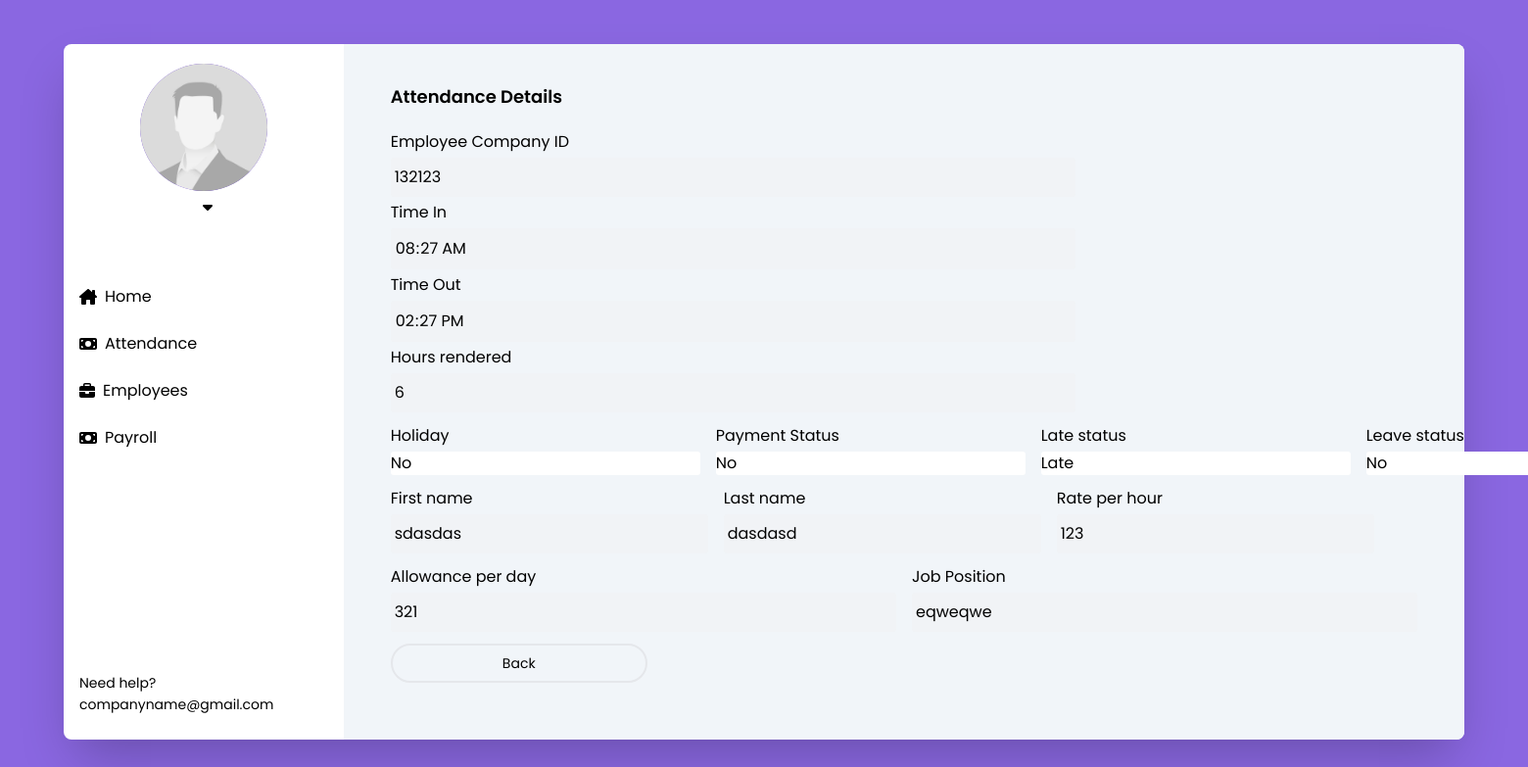
/view_attendance.php?id=64, run on the app's committed database.
### tables this page shows
CREATE TABLE `attendance` (
  `id` int(11) NOT NULL,
  `curr_date` date NOT NULL DEFAULT current_timestamp(),
  `overtime` int(11) DEFAULT 0,
  `c_id` int(11) NOT NULL,
  `time_in` time NOT NULL DEFAULT current_timestamp(),
  `time_out` time DEFAULT current_timestamp(),
  `hours` int(11) DEFAULT NULL,
  `is_holiday` tinyint(1) NOT NULL DEFAULT 0,
  `is_paid` tinyint(1) NOT NULL DEFAULT 0,
  `is_late` tinyint(1) NOT NULL DEFAULT 0,
  `is_leave` int(11) NOT NULL DEFAULT 0
);

CREATE TABLE `employees` (
  `company_id` varchar(100) NOT NULL,
  `id` int(255) NOT NULL,
  `first_name` varchar(255) NOT NULL,
  `last_name` varchar(255) NOT NULL,
  `email` varchar(255) NOT NULL,
  `position` varchar(255) NOT NULL,
  `number` varchar(255) NOT NULL,
  `department` varchar(255) NOT NULL,
  `sss` varchar(100) NOT NULL,
  `pagibig` varchar(100) NOT NULL,
  `philhealth` varchar(100) NOT NULL,
  `age` varchar(20) NOT NULL,
  `sex` varchar(10) NOT NULL,
  `address` varchar(255) NOT NULL,
  `rate_hour` int(11) DEFAULT NULL,
  `allowance` int(11) NOT NULL
);

### public/functions.php (called while the page is built, shortened)
<?php
function isUserAdmin($con, $email){
    $lookUp = "SELECT * FROM users WHERE email = ?";
    $stmt = mysqli_prepare($con, $lookUp);
    mysqli_stmt_bind_param($stmt, "s", $email);
    mysqli_stmt_execute($stmt);
    $result = mysqli_stmt_get_result($stmt);
    $row = mysqli_fetch_assoc($result);
    return false;
}
?>

### public/view_attendance.php (the view, shortened to what this page needs)
<?php
    include 'database/db.php';
    include 'functions.php';
    $id = isset($_GET['id']) ? intval($_GET['id']) : 0;
    $lookUp = "SELECT * FROM attendance WHERE id = ?";
    $stmt = mysqli_prepare($con, $lookUp);
    mysqli_stmt_bind_param($stmt, "i", $id);
    mysqli_stmt_execute($stmt);
    $result = mysqli_stmt_get_result($stmt);
    $row = mysqli_fetch_assoc($result);
    $lookUp2 = "SELECT * FROM employees WHERE company_id = ?";
    $stmt2 = mysqli_prepare($con, $lookUp2);
    mysqli_stmt_bind_param($stmt2, "i", $row["c_id"]);
    mysqli_stmt_execute($stmt2);
    $result2 = mysqli_stmt_get_result($stmt2);
    $row2 = mysqli_fetch_assoc($result2);
?>
<!DOCTYPE html>
<html lang="en">
<head>
    <link rel="stylesheet" href="style.css">
    <link rel="stylesheet" href="style.css">
</head>
<body class="grid place-items-center min-h-screen bg-main-2">
    <div class="w-11/12 flex bg-white shadow-2xl rounded-lg">
        <div class=" w-[20%]">
            <div class="flex flex-col items-center py-5 mb-10">
                <img src="../src/img/dp.jpg" alt="" width="130" height="130" class="rounded-[50%] mb-2 bg-main">
                <div class="flex items-center gap-2">
                    <button id="toggle" onclick="toggleLogout()">
                    </button>
                </div>
            </div>
            <div class="flex flex-col mb-48">
                <button onclick="window.location.href='dashboard.php'" class="w-full text-left flex items-center gap-2 hover:bg-main-2 hover:text-white px-4 py-3 transition-all"><p>Home</p></button>
                <button onclick="window.location.href='attendance.php'" class="w-full text-left flex items-center gap-2 hover:bg-main-2 hover:text-white px-4 py-3 transition-all"><p>Attendance</p></button>
                <button class="w-full text-left flex items-center gap-2 hover:bg-main-2 hover:text-white px-4 py-3 transition-all"><p>Employees</p></button>
                <button onclick="window.location.href='payroll.php'" class="w-full text-left flex items-center gap-2 hover:bg-main-2 hover:text-white px-4 py-3 transition-all"><p>Payroll</p></button>
                <?php if (isUserAdmin($con, $user_email)==1) { ?>
                <button onclick="window.location.href='users.php'" class="w-full text-left flex items-center gap-2 hover:bg-main-2 hover:text-white px-4 py-3 transition-all"><svg xmlns="http://www.w3.org/2000/svg" width="16" height="16" fill="currentColor" class="bi bi-people" viewBox="0 0 16 16"><path d="M15 14s1 0 1-1-1-4-5-4-5 3-5 4 1 1 1 1zm-7.978-1L7 12.996c.001-.264.167-1.03.76-1.72C8.312 10.629 9.282 10 11 10c1.717 0 2.687.63 3.24 1.276.593.69.758 1.457.76 1.72l-.008.002-.014.002zM11 7a2 2 0 1 0 0-4 2 2 0 0 0 0 4m3-2a3 3 0 1 1-6 0 3 3 0 0 1 6 0M6.936 9.28a6 6 0 0 0-1.23-.247A7 7 0 0 0 5 9c-4 0-5 3-5 4q0 1 1 1h4.216A2.24 2.24 0 0 1 5 13c0-1.01.377-2.042 1.09-2.904.243-.294.526-.569.846-.816M4.92 10A5.5 5.5 0 0 0 4 13H1c0-.26.164-1.03.76-1.724.545-.636 1.492-1.256 3.16-1.275ZM1.5 5.5a3 3 0 1 1 6 0 3 3 0 0 1-6 0m3-2a2 2 0 1 0 0 4 2 2 0 0 0 0-4"/></svg><p>Users</p></button>
                <?php } ?>
            </div>
            <div class="px-4 py-6">
                <p class=" text-sm">Need help?</p>
                <a href="#" class="text-sm">companyname@gmail.com</a>
            </div>
        </div>
        <div class="bg-slate-100 rounded-tr-lg rounded-br-lg w-[80%]">
            <div class="w-11/12 mx-auto mt-10">
                <h1 class="text-lg font-semibold mb-5">Attendance Details</h1>
                <div class="w-full">
                            <div class="w-2/3">
                                <div class="flex gap-4 mb-3">
                                    <div class="w-full flex flex-col gap-1">
                                        <label for="">Employee Company ID</label>
                                        <input type="text" disabled class="px-1 py-2" value="<?php echo $row['c_id']; ?>">
                                        <label for="">Time In</label>
                                        <input type="time" disabled class="px-1 py-2" value="<?php echo $row['time_in']; ?>">
                                        <label for="">Time Out</label>
                                        <input type="time" disabled class="px-1 py-2" value="<?php echo $row['time_out']; ?>">
                                        <label for="">Hours rendered</label>
                                        <input type="number" disabled class="px-1 py-2" value="<?php echo $row['hours']; ?>">
                                    </div>
                                </div>
                                <div class="flex gap-4 mb-3">
                                    <div class="w-2/4 flex flex-col gap-1">
                                        <label for="">Holiday</label>
                                        <input value="<?php echo ($row['is_holiday'] == 1) ? 'Yes' : 'No'; ?>" />
                                    </div>
                                    <div class="w-2/4 flex flex-col gap-1">
                                        <label for="">Payment Status</label>
                                        <input value="<?php echo ($row['is_paid'] == 1) ? 'Paid' : 'No'; ?>" />
                                    </div>
                                    <div class="w-2/4 flex flex-col gap-1">
                                        <label for="">Late status</label>
                                        <input value="<?php echo ($row['is_late'] == 1) ? 'Late' : 'No'; ?>" />
                                    </div>
                                    <div class="w-2/4 flex flex-col gap-1">
                                        <label for="">Leave status</label>
                                        <input value="<?php echo ($row['is_leave'] == 1) ? 'Leave' : 'No'; ?>" />
                                    </div>
                                </div>
                                <div class="flex gap-4 mb-3">
                                    <div class="w-2/4 flex flex-col gap-1">
                                        <label for="">First name</label>
                                        <input type="text" disabled class="px-1 py-2" value="<?php echo $row2['first_name']; ?>">
                                    </div>
                                    <div class="w-2/4 flex flex-col gap-1">
                                        <label for="">Last name</label>
                                        <input type="text" disabled class="px-1 py-2" value="<?php echo $row2['last_name']; ?>">
                                    </div>
                                    <div class="w-2/4 flex flex-col gap-1">
                                        <label for="">Rate per hour</label>
                                        <input type="text" disabled class="px-1 py-2" value="<?php echo $row2['rate_hour']; ?>">
                                    </div>
                                    </div>
                            </div>
                            <div class="flex gap-4 mb-3">
                            <div class="w-2/4 flex flex-col gap-1">
                                        <label for="">Allowance per day</label>
                                        <input type="text" disabled class="px-1 py-2" value="<?php echo $row2['allowance']; ?>">
                                    </div>
                                    <div class="w-2/4 flex flex-col gap-1">
                                        <label for="">Job Position</label>
                                        <input type="text" disabled class="px-1 py-2" value="<?php echo $row2['position']; ?>">
                            </div>
                        </div>
                    </div>
                    <form action="" method="post">
                        <button class="w-1/4 py-2 rounded-3xl border-2 text-sm" name="cancel">Back</button>
                    </form>
            </div>
        </div>
    </div>
</body>
</html>

### public/style.css (style rules this page uses)
html { line-height: 1.5; -webkit-text-size-adjust: 100%; -moz-tab-size: 4; -o-tab-size: 4; tab-size: 4; font-family: ui-sans-serif, system-ui, -apple-system, BlinkMacSystemFont, "Segoe UI", Roboto, "Helvetica Neue", Arial, "Noto Sans", sans-serif, "Apple Color Emoji", "Segoe UI Emoji", "Segoe UI Symbol", "Noto Color Emoji"; font-feature-settings: normal; font-variation-settings: normal; }
body { margin: 0; line-height: inherit; }
h1, h2, h3, h4, h5, h6 { font-size: inherit; font-weight: inherit; }
a { color: inherit; text-decoration: inherit; }
button, input, optgroup, select, textarea { font-family: inherit; font-feature-settings: inherit; font-variation-settings: inherit; font-size: 100%; font-weight: inherit; line-height: inherit; color: inherit; margin: 0; padding: 0; }
button, select { text-transform: none; }
button, [type='button'], [type='reset'], [type='submit'] { -webkit-appearance: button; background-color: transparent; background-image: none; }
blockquote, dl, dd, h1, h2, h3, h4, h5, h6, hr, figure, p, pre { margin: 0; }
input::placeholder, textarea::placeholder { opacity: 1; color: #9ca3af; }
button, [role="button"] { cursor: pointer; }
:disabled { cursor: default; }
img, svg, video, canvas, audio, iframe, embed, object { display: block; vertical-align: middle; }
img, video { max-width: 100%; height: auto; }
html { font-family: 'Poppins', sans-serif; }
.mx-auto { margin-left: auto; margin-right: auto; }
.mb-10 { margin-bottom: 2.5rem; }
.mb-2 { margin-bottom: 0.5rem; }
.mb-3 { margin-bottom: 0.75rem; }
.mb-48 { margin-bottom: 12rem; }
.mb-5 { margin-bottom: 1.25rem; }
.mt-10 { margin-top: 2.5rem; }
.flex { display: flex; }
input { border-radius: 3px; }
.grid { display: grid; }
.min-h-screen { min-height: 100vh; }
.w-1\/4 { width: 25%; }
.w-11\/12 { width: 91.666667%; }
.w-2\/3 { width: 66.666667%; }
.w-2\/4 { width: 50%; }
.w-\[20\%\] { width: 20%; }
.w-\[80\%\] { width: 80%; }
.w-full { width: 100%; }
.flex-col { flex-direction: column; }
.place-items-center { place-items: center; }
.items-center { align-items: center; }
.gap-1 { gap: 0.25rem; }
.gap-2 { gap: 0.5rem; }
.gap-4 { gap: 1rem; }
.rounded-3xl { border-radius: 1.5rem; }
.rounded-\[50\%\] { border-radius: 50%; }
.rounded-lg { border-radius: 0.5rem; }
.rounded-br-lg { border-bottom-right-radius: 0.5rem; }
.rounded-tr-lg { border-top-right-radius: 0.5rem; }
.border-2 { border-width: 2px; }
.bg-main { --tw-bg-opacity: 1; background-color: rgb(99 52 215 / var(--tw-bg-opacity)); }
.bg-main-2 { --tw-bg-opacity: 1; background-color: rgb(138 103 225 / var(--tw-bg-opacity)); }
.bg-slate-100 { --tw-bg-opacity: 1; background-color: rgb(241 245 249 / var(--tw-bg-opacity)); }
.bg-white { --tw-bg-opacity: 1; background-color: rgb(255 255 255 / var(--tw-bg-opacity)); }
.px-1 { padding-left: 0.25rem; padding-right: 0.25rem; }
.px-4 { padding-left: 1rem; padding-right: 1rem; }
.py-2 { padding-top: 0.5rem; padding-bottom: 0.5rem; }
.py-3 { padding-top: 0.75rem; padding-bottom: 0.75rem; }
.py-5 { padding-top: 1.25rem; padding-bottom: 1.25rem; }
.py-6 { padding-top: 1.5rem; padding-bottom: 1.5rem; }
.text-left { text-align: left; }
.text-lg { font-size: 1.125rem; line-height: 1.75rem; }
.text-sm { font-size: 0.875rem; line-height: 1.25rem; }
.font-semibold { font-weight: 600; }
.shadow-2xl { --tw-shadow: 0 25px 50px -12px rgb(0 0 0 / 0.25); --tw-shadow-colored: 0 25px 50px -12px var(--tw-shadow-color); box-shadow: var(--tw-ring-offset-shadow, 0 0 #0000), var(--tw-ring-shadow, 0 0 #0000), var(--tw-shadow); }
.transition-all { transition-property: all; transition-timing-function: cubic-bezier(0.4, 0, 0.2, 1); transition-duration: 150ms; }

### data on the page
attendance: c "132123", time_in "08:27:00", time_out "14:27:00", hours "6", is_holiday "No", is_paid "No", is_late "Late", is_leave "No"
employees: first_name "sdasdas", last_name "dasdasd", rate_hour "123", allowance "321", position "eqweqwe"
